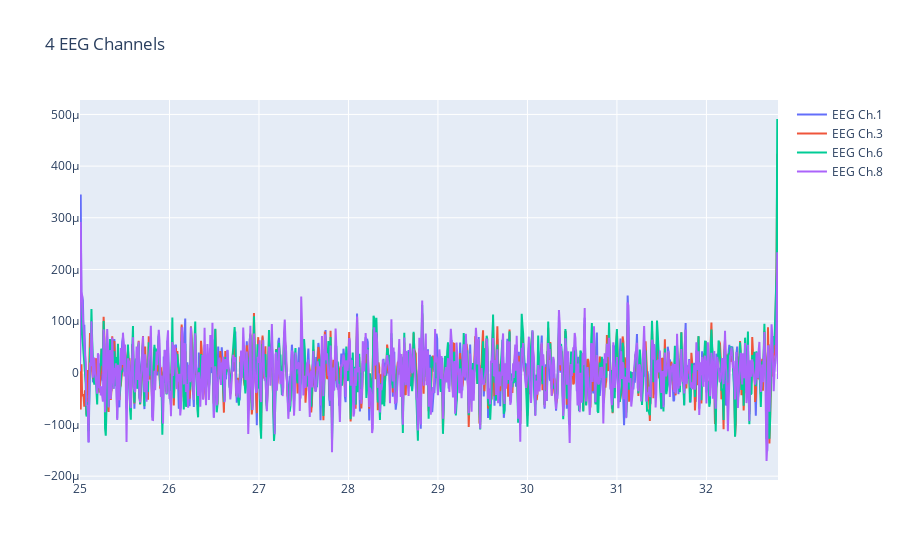

Notebook cell for this chart:
### Code cell
# plot
versions = ['pick-chns', 'all-chns-in-one', 'chn-grid', 'fq', 'fq-old', 'test-fft']

S1.plot(ver=versions[0], chns=[1, 3, 6, 8])

### Figure 1 — Plotly figure (JSON) as saved in the notebook; plotly's stock layout.template omitted (floating-point values rounded to 4 significant figures; data arrays with more than 128 entries replaced by an {"elided": "..."} marker saying what was removed)
{"data": [{"mode": "lines", "name": "EEG Ch.1", "type": "scatter", "x": {"elided": "976 float values"}, "y": {"elided": "976 float values"}}, {"mode": "lines", "name": "EEG Ch.3", "type": "scatter", "x": {"elided": "976 float values"}, "y": {"elided": "976 float values"}}, {"mode": "lines", "name": "EEG Ch.6", "type": "scatter", "x": {"elided": "976 float values"}, "y": {"elided": "976 float values"}}, {"mode": "lines", "name": "EEG Ch.8", "type": "scatter", "x": {"elided": "976 float values"}, "y": {"elided": "976 float values"}}], "layout": {"title": {"text": "4 EEG Channels"}}}
